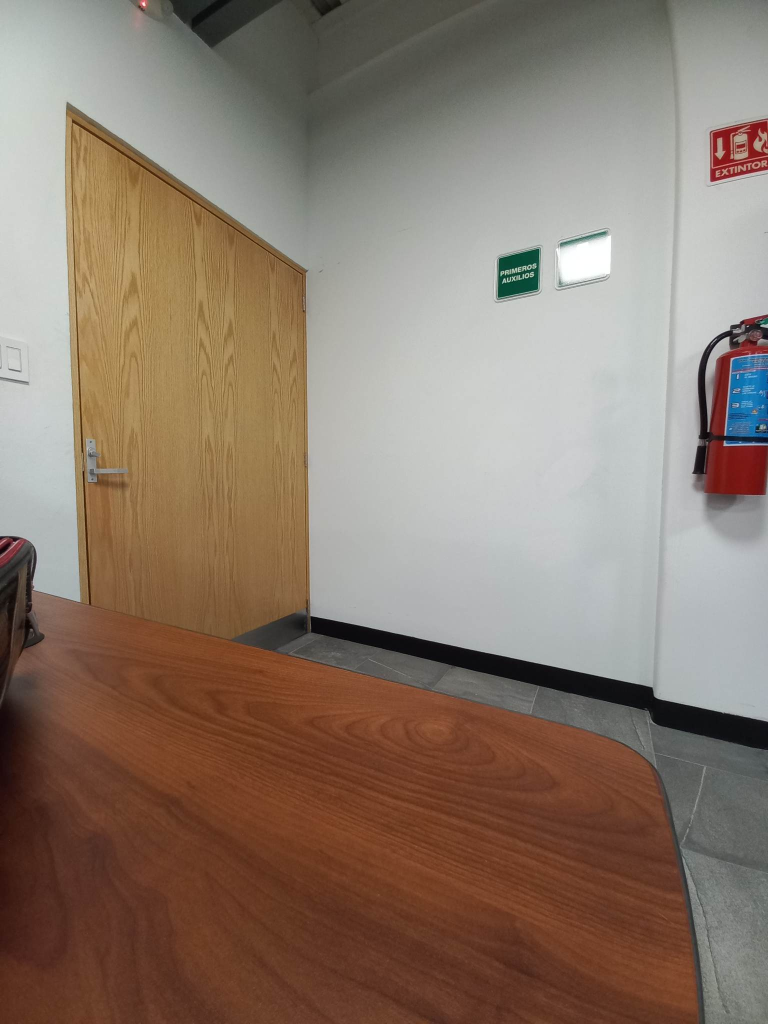
#> input picture imagenes_combinacion/fondo1.jpg, 1536 x 2048 px, found by its file name (shown at 1/2 size)
$ jupyter execute Combinacion_imagenes-Copy1.ipynb
#> lines starting #> are read from the running program, lines starting #| are printed output that depends on the picture
[cell 1]
import numpy as np
from PIL import Image
from matplotlib import pyplot as plt

[cell 2]
#Se abren las fotos
fondo1 = Image.open("imagenes_combinacion/fondo1.jpg")
#> fondo1 is the input picture: PIL image 1536x2048 RGB; mean R, G, B 138.9, 121.6, 108
fondo2 = Image.open("imagenes_combinacion/fondo2.jpg")
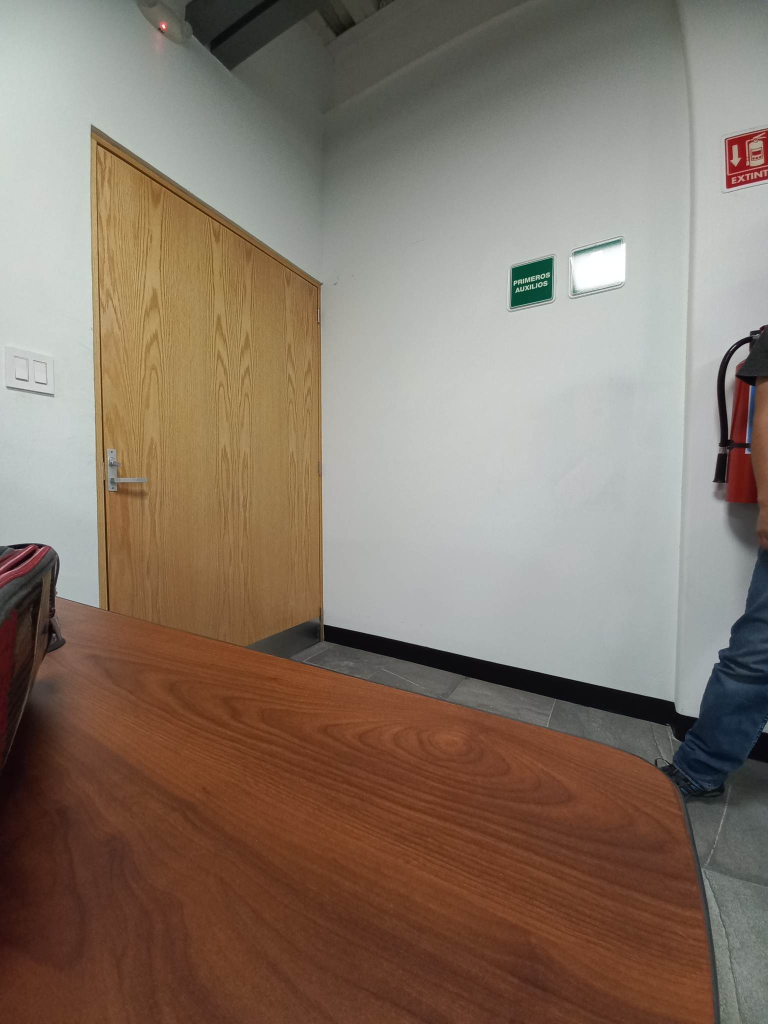
#> input picture imagenes_combinacion/fondo2.jpg, 1536 x 2048 px, found by its file name (shown at 1/2 size)
#> fondo2 is the input picture: PIL image 1536x2048 RGB; mean R, G, B 134.5, 118.6, 105.2
fondo3 = Image.open("imagenes_combinacion/fondo3.jpg")
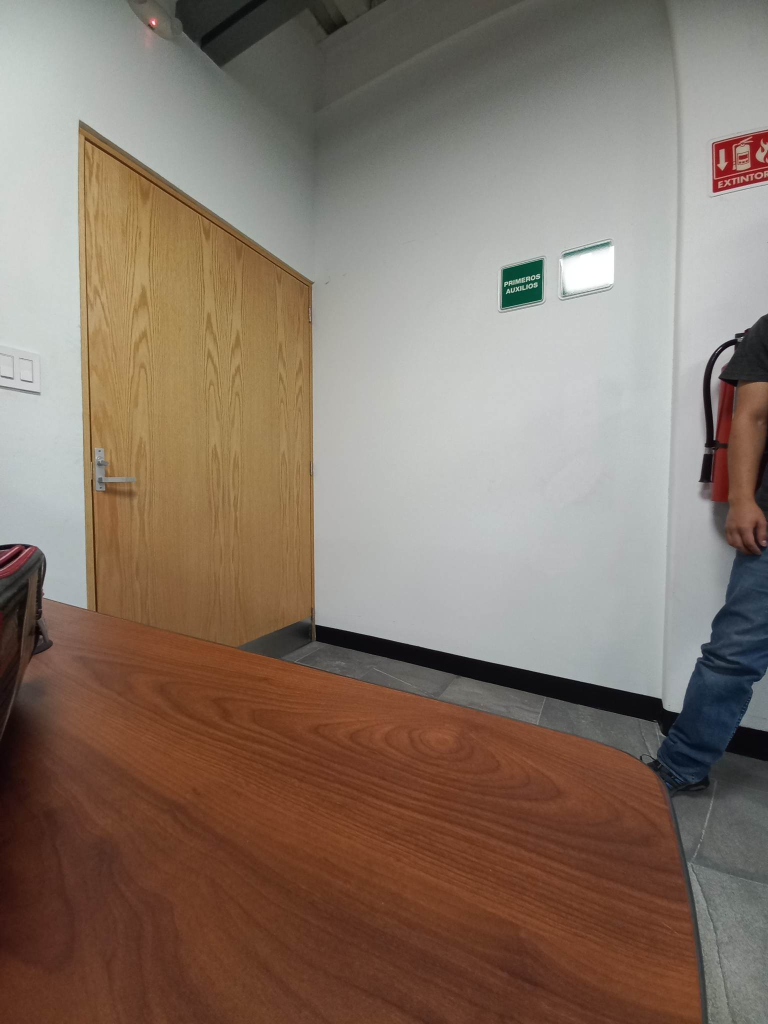
#> input picture imagenes_combinacion/fondo3.jpg, 1536 x 2048 px, found by its file name (shown at 1/2 size)
#> fondo3 is the input picture: PIL image 1536x2048 RGB; mean R, G, B 134.6, 117.9, 105.1
fondo4 = Image.open("imagenes_combinacion/fondo4.jpg")
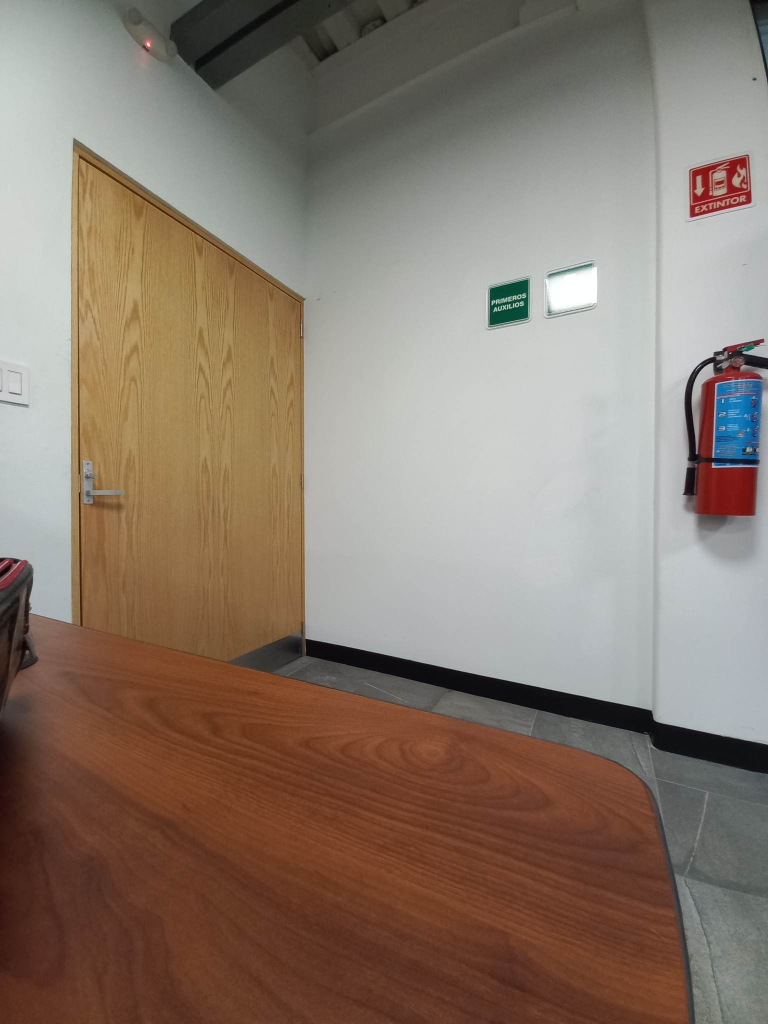
#> input picture imagenes_combinacion/fondo4.jpg, 1536 x 2048 px, found by its file name (shown at 1/2 size)
#> fondo4 is the input picture: PIL image 1536x2048 RGB; mean R, G, B 137.1, 121.4, 108.8

yo = Image.open("imagenes_combinacion/yo1.jpg")
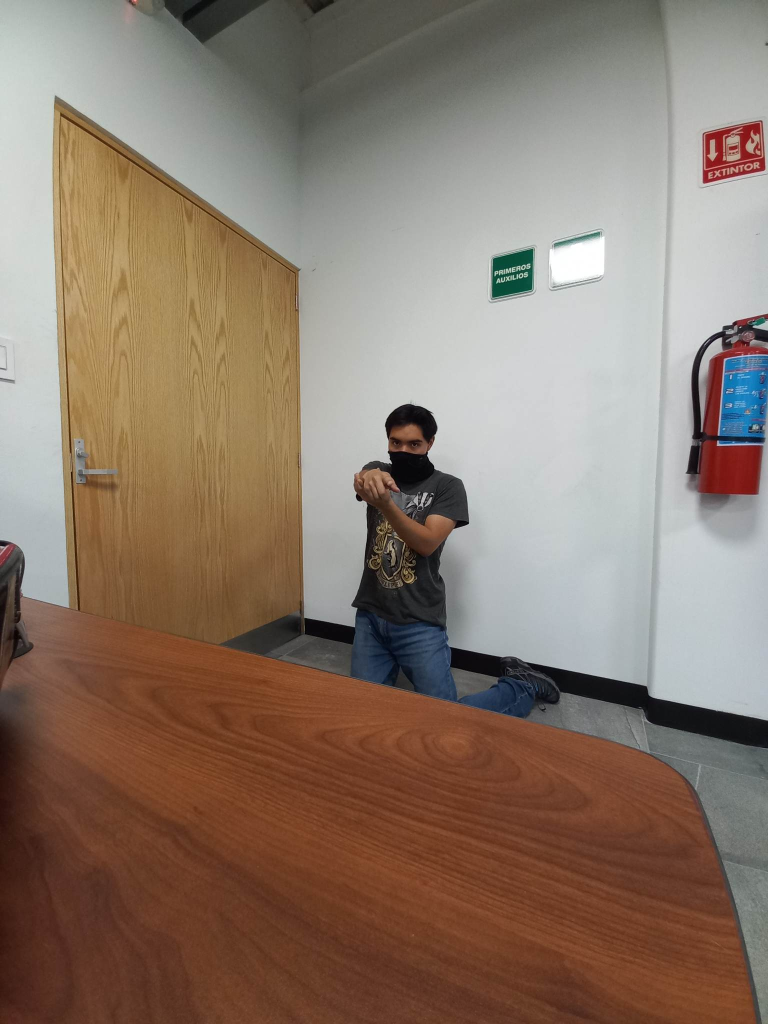
#> input picture imagenes_combinacion/yo1.jpg, 1536 x 2048 px, found by its file name (shown at 1/2 size)
#> yo is the input picture: PIL image 1536x2048 RGB; mean R, G, B 138.7, 120.6, 106.8

#Se cambia el tamaño
ancho = 240
alto = 320

fondo1=fondo1.resize((ancho,alto))
#> fondo1: PIL image 240x320 RGB
fondo2=fondo2.resize((ancho,alto))
#> fondo2: PIL image 240x320 RGB
fondo3=fondo3.resize((ancho,alto))
#> fondo3: PIL image 240x320 RGB
fondo4=fondo4.resize((ancho,alto))
#> fondo4: PIL image 240x320 RGB

yo=yo.resize((ancho,alto))
#> yo: PIL image 240x320 RGB

plt.imshow(yo)

[cell 3]
#Se pasan a rgb
fondo1r, fondo1g, fondo1b = fondo1.split()
fondo2r, fondo2g, fondo2b = fondo2.split()
fondo3r, fondo3g, fondo3b = fondo3.split()
fondo4r, fondo4g, fondo4b = fondo4.split()

yor, yog, yob = yo.split()

#Se sacan arreglos
arr1r = np.asarray(fondo1r)
arr1g = np.asarray(fondo1g)
arr1b = np.asarray(fondo1b)

print(arr1r.shape)
#| (320, 240)

arr2r = np.asarray(fondo2r)
arr2g = np.asarray(fondo2g)
arr2b = np.asarray(fondo2b)

arr3r = np.asarray(fondo3r)
arr3g = np.asarray(fondo3g)
arr3b = np.asarray(fondo3b)

arr4r = np.asarray(fondo4r)
arr4g = np.asarray(fondo4g)
arr4b = np.asarray(fondo4b)

arrar = np.asarray(yor)
arrag = np.asarray(yog)
arrab = np.asarray(yob)

[cell 4]
# se hace el promedio
promr = np.zeros((alto, ancho), dtype=np.uint8)
promg = np.zeros((alto, ancho), dtype=np.uint8)
promb = np.zeros((alto, ancho), dtype=np.uint8)


for i in range(alto):
    for j in range(ancho):
        promr[i,j] = (float(arr1r[i][j]) + float(arr2r[i][j]) + float(arr3r[i][j]) + float(arr4r[i][j])) / 4
        promg[i][j] = (float(arr1g[i][j]) + float(arr2g[i][j]) + float(arr3g[i][j]) + float(arr4g[i][j])) / 4
        promb[i][j] = (float(arr1b[i][j]) + float(arr2b[i][j]) + float(arr3b[i][j]) + float(arr4b[i][j])) / 4
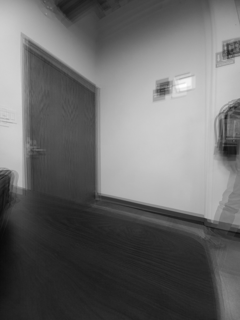
#> promb: shape (320, 240); min 10, max 255, mean 106.4
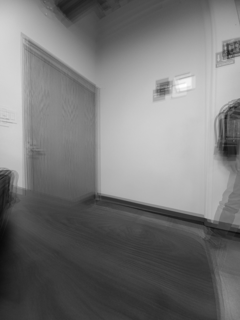
#> promg: shape (320, 240); min 9, max 255, mean 119.5
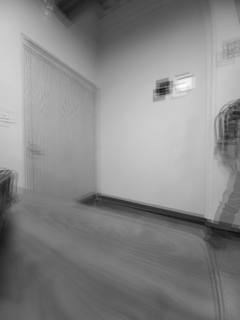
#> promr: shape (320, 240); min 13, max 253, mean 135.9

[cell 5]
# matriz que contiene la nueva imagen
img_promedio = np.zeros((alto, ancho, 3), dtype=np.uint8)

# Asigna valores a cada canal de color
img_promedio[:,:,0] = promr  # valores de rojo
img_promedio[:,:,1] = promg # valores de verde
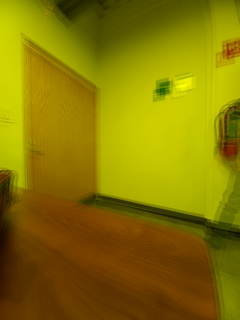
#> img_promedio: shape (320, 240, 3); mean of channels 0, 1, 2 135.9, 119.5, 0; drawn as R, G, B
img_promedio[:,:,2] = promb  # valores de azul

# Crea una imagen RGB desde la matriz tridimensional
imagen = Image.fromarray(img_promedio)

imagen.save("imagenes_combinacion/promedio.jpg")
plt.imshow(imagen)

[cell 6]
# saca el valor absoluto de la diferencia de las imagenes
dr = abs(promr - arrar)
dg = abs(promg - arrag)
db = abs(promb - arrab)

print(promr)
#> (printed output is left out)
print(arrar)
#> (printed output is left out)
print(dr)
#> (printed output is left out)

[cell 7]
img_d = np.zeros((alto, ancho, 3), dtype=np.uint8)

# Asigna valores a cada canal de color
img_d[:,:,0] = dr  # valores de rojo
img_d[:,:,1] = dg # valores de verde
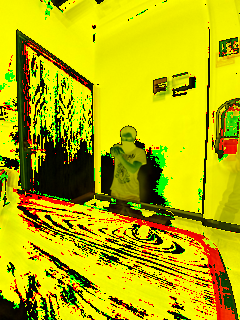
#> img_d: shape (320, 240, 3); mean of channels 0, 1, 2 185.1, 180.2, 0; drawn as R, G, B
img_d[:,:,2] = db  # valores de azul
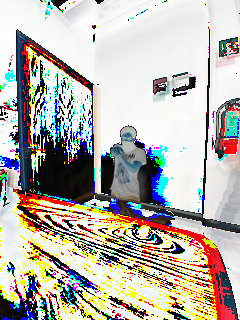
#> img_d: shape (320, 240, 3); mean of channels 0, 1, 2 185.1, 180.2, 173.2; drawn as R, G, B

# Crea una imagen RGB desde la matriz tridimensional
imagen_d = Image.fromarray(img_d)

imagen.save("imagenes_combinacion/promedio.jpg")
plt.imshow(imagen_d)
